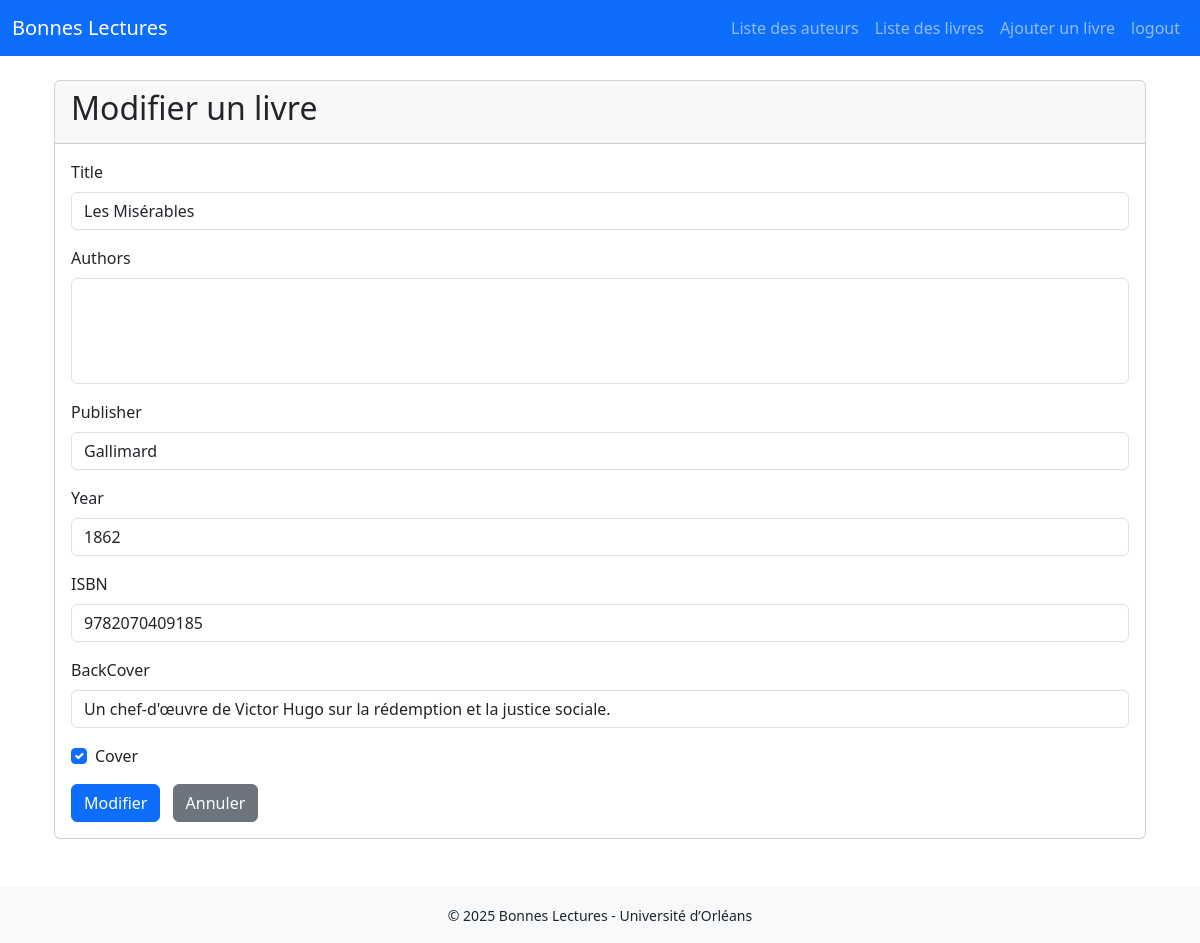
/edit_book/1 (signed in), run on an earlier commit of the app's database.
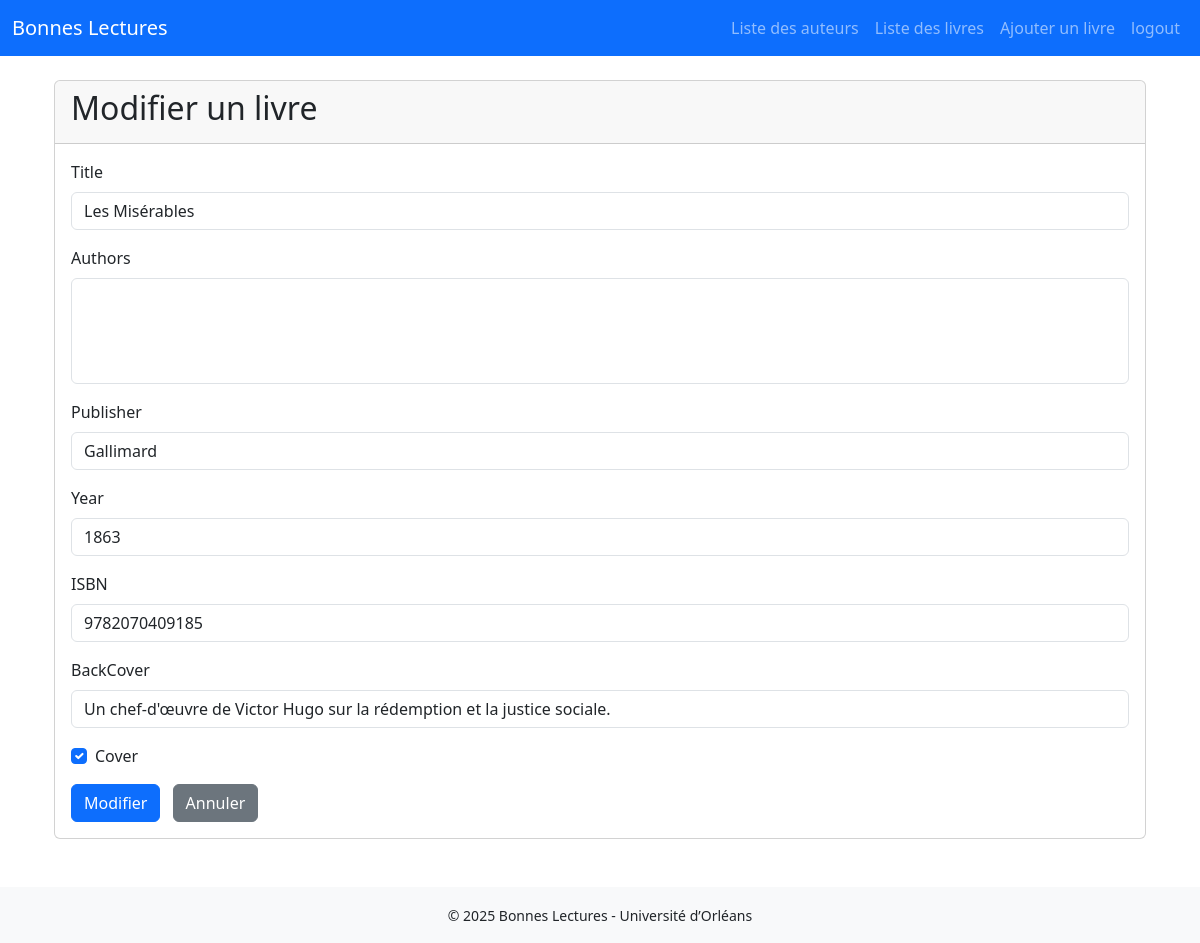
And on a later commit of the database.
### bonnes_lectures/models.py (models this page shows, shortened)
class Book(models.Model):
    title = models.CharField(max_length=255)
    authors = models.ManyToManyField(Author, related_name="livres")
    publisher = models.CharField(max_length=255)
    year = models.IntegerField()
    ISBN = IsbnField()
    backCover = models.CharField()
    cover = models.BooleanField()
    user = models.ForeignKey(User, on_delete=models.CASCADE, related_name="books")

### bonnes_lectures/views.py (the view)
@login_required
def edit_book(request, book_id):
    book = get_object_or_404(Book, pk=book_id)
    if request.method == "POST":
        form = BookForm(request.POST, instance=book)
        if form.is_valid():
            updated_book = form.save(commit=False)
            updated_book.save()
            form.save_m2m()
            return redirect("book", book_id=book.id)
    else:
        form = BookForm(instance=book)
    return render(request, "bonnes_lectures/BookForm.html", {"form": form, "button_label": "Modifier"})
    return render(request, "bonnes_lectures/BookForm.html", {"form": form, "button_label": "Modifier"})

### bonnes_lectures/forms.py
class BookForm (ModelForm) :
    class Meta :
        model = Book
        fields = ["title" ,"authors", "publisher" , "year", "ISBN", "backCover", "cover"]

### bonnes_lectures/templates/bonnes_lectures/BookForm.html (shortened to what this page needs)
{% extends "bonnes_lectures/main.html" %}
{% load django_bootstrap5 %}
{% block content %}
<div class="container mt-4">
    <div class="card">
        <div class="card-header">
            <h2>{{ button_label }} un livre</h2>
        </div>
        <div class="card-body">
            <form method="post">
                {% bootstrap_form form layout='vertical' %}
                <button type="submit" class="btn btn-primary">{{ button_label }}</button>
                <a href="{% url 'bookBoard' %}" class="btn btn-secondary ms-2">Annuler</a>
            </form>
        </div>
    </div>
</div>
{% endblock %}

What changed in the data, as far as the page shows it:
changed Book "Les Misérables": year "1862" → "1863"
